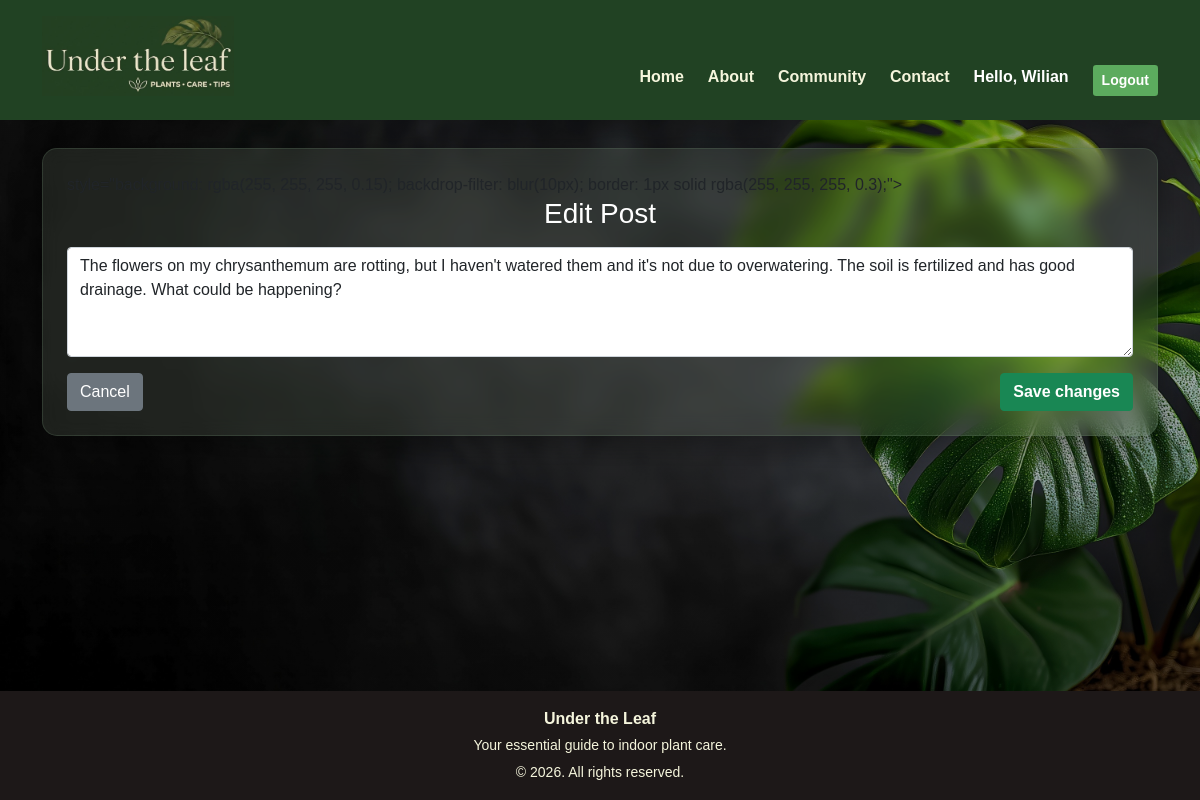
The page /forum/question/2/edit (signed in) on the database its author committed.
### models.py (models this page shows)
class User(db.Model, UserMixin):
    id = db.Column(db.Integer, primary_key=True)
    name = db.Column(db.String(100), nullable=False)
    email = db.Column(db.String(120), unique=True, nullable=False)
    password = db.Column(db.String(100), nullable=False)
    questions = db.relationship('Question', backref='author', lazy=True, cascade="all, delete-orphan")
    comments = db.relationship('Comment', back_populates='author', lazy=True, cascade="all, delete-orphan")

class Question(db.Model):
    id = db.Column(db.Integer, primary_key=True)
    content = db.Column(db.Text, nullable=False)
    date_posted = db.Column(db.DateTime, nullable=False, default=datetime.utcnow)
    user_id = db.Column(db.Integer, db.ForeignKey('user.id'), nullable=False)
    image_file = db.Column(db.String(120), nullable=True)
    comments = db.relationship('Comment', backref='question', lazy=True, cascade="all, delete-orphan")

### app.py (the view)
@app.route('/forum/question/<int:question_id>/edit', methods=['GET', 'POST'])
@login_required
def edit_question(question_id):
    question = Question.query.get_or_404(question_id)
    if question.author != current_user:
        abort(403)
    form = QuestionForm()
    if form.validate_on_submit():
        question.content = form.content.data
        db.session.commit()
        flash('Question updated successfully!', 'success')
        return redirect(url_for('forum'))
    elif request.method == 'GET':
        form.content.data = question.content
    return render_template('edit.html', form=form)

### forms.py
class QuestionForm(FlaskForm):
    content = TextAreaField('Content', validators=[DataRequired(), Length(min=5)])
    submit = SubmitField('Save changes')

### app.py (called while the page is built)
@login_manager.user_loader
def load_user(user_id):
    return User.query.get(int(user_id))

### templates/edit.html (shortened to what this page needs)
{% extends 'base.html' %}
{% block content %}
<div class="container my-2 mb-0">
    <div class="glass p-4">
        style="background: rgba(255, 255, 255, 0.15); backdrop-filter: blur(10px); border: 1px solid rgba(255, 255, 255, 0.3);">
        <h3 class="text-white mb-3 text-center">
            {% if comment %}Edit Comment{% else %}Edit Post{% endif %}
        </h3>
        <form method="POST">
            {% if form %}
                <div class="mb-3">
                    {{ form.content(class="form-control", rows="4") }}
                </div>
                <div class="d-flex justify-content-between">
                    <a href="{{ url_for('forum') }}" class="btn btn-secondary">Cancel</a>
                    {{ form.submit(class="btn btn-success fw-bold") }}
                </div>
            {% endif %}
        </form>
    </div>
</div>
{% endblock %}

### templates/base.html (shortened to what this page needs)
<!DOCTYPE html>
<html lang="en">
<head>
    <link href="https://cdn.jsdelivr.net/npm/bootstrap@5.0.2/dist/css/bootstrap.min.css" rel="stylesheet">
    <link rel="stylesheet" href="{{ url_for('static', filename='css/style.css') }}">
</head>
<body class="d-flex flex-column .min-vh-100">
    <header class="custom-header py-0">
        <nav class="navbar navbar-expand-lg navbar-dark h-100">
            <div class="container d-flex justify-content-between align-items-end h-100 pb-3">
                <div class="d-flex justify-content-start">
                    <a href="{{ url_for('home') }}">
                        <img src="{{ url_for('static', filename='img/logo.jpg') }}"
                            alt="Logo - Under the Leaf - Pants/ Care/ Tips" height="80">
                    </a>
                </div>
                <div class="collapse navbar-collapse justify-content-end" id="navbarNav">
                    <div class="d-flex flex-row gap-4">
                        <a class="text-white text-decoration-none fw-bold menu-link"
                            href="{{ url_for('home') }}">Home</a>
                        <a class="text-white text-decoration-none fw-bold menu-link"
                            href="{{ url_for('about') }}">About</a>
                        <a class="text-white text-decoration-none fw-bold menu-link"
                            href="{{ url_for('forum') }}">Community</a>
                        <a class="text-white text-decoration-none fw-bold menu-link"
                            href="{{ url_for('contact') }}">Contact</a>
                        {% if current_user.is_authenticated %}
                        <span class="text-white fw-bold">Hello, {{ current_user.name }}</span>
                        <a class="btn btn-sm fw-bold text-white" style="background-color: #5cab5e;"
                            href="{{ url_for('logout') }}">Logout</a>
                        {% else %}
                        <a class="text-white text-decoration-none fw-bold menu-link"
                            href="{{ url_for('login') }}">Login</a>
                        {% endif %}
                    </div>
                </div>
            </div>
        </nav>
    </header>
    <main class="flex-grow-1">
        {% block content %}{% endblock %}
    </main>
    <footer class="text-center custom-footer py-3 mt-2">
        <div class="container">
            <p class="mb-1 fw-bold">Under the Leaf</p>
            <p class="mb-1" style="font-size: 14px;">Your essential guide to indoor plant care.</p>
            <small>&copy; 2026. All rights reserved.</small>
        </div>
    </footer>
</body>
</html>
</html>

### static/css/style.css (style rules this page uses)
body { display: flex; flex-direction: column; min-height: 100vh; margin: 0; padding: 0; overflow-x: hidden; font-family: Arial, Helvetica, sans-serif; background: linear-gradient(rgba(0, 0, 0, 0.3), rgba(0, 0, 0, 0.3)), url('../img/background.jpg') no-repeat center center fixed; background-size: cover; background-repeat: no-repeat; background-attachment: fixed; }
main { flex: 1; padding: 20px 0; }
.custom-header { background-color: #214223 !important; width: 100%; z-index: 1000; min-height: 120px; }
.custom-footer { background-color: #1d1818 !important; color: #f5f5dc !important; padding: 2rem 0; }
.glass { background: rgba(122, 136, 118, 0.2); backdrop-filter: blur(10px); -webkit-backdrop-filter: blur(10px); border: 1px solid rgba(95, 120, 96, 0.3); border-radius: 15px; box-shadow: 0 8px 32px 0 rgba(0, 0, 0, 0.37); padding: 20px; }
.menu-link { color: #f5f5dc !important; text-decoration: none; font-weight: bold; transition: color 0.3s ease; }
@media (min-width: 992px) { .navbar-collapse { align-self: flex-end; } }
body, html { height: 100%; margin: 0; }

### rows shown on the page
User: name "Wilian"
Question: content "The flowers on my chrysanthemum are rotting, but I haven't watered them and it's not due to overwatering. The soil is fertilized and has good drainage. What could be happening?"
